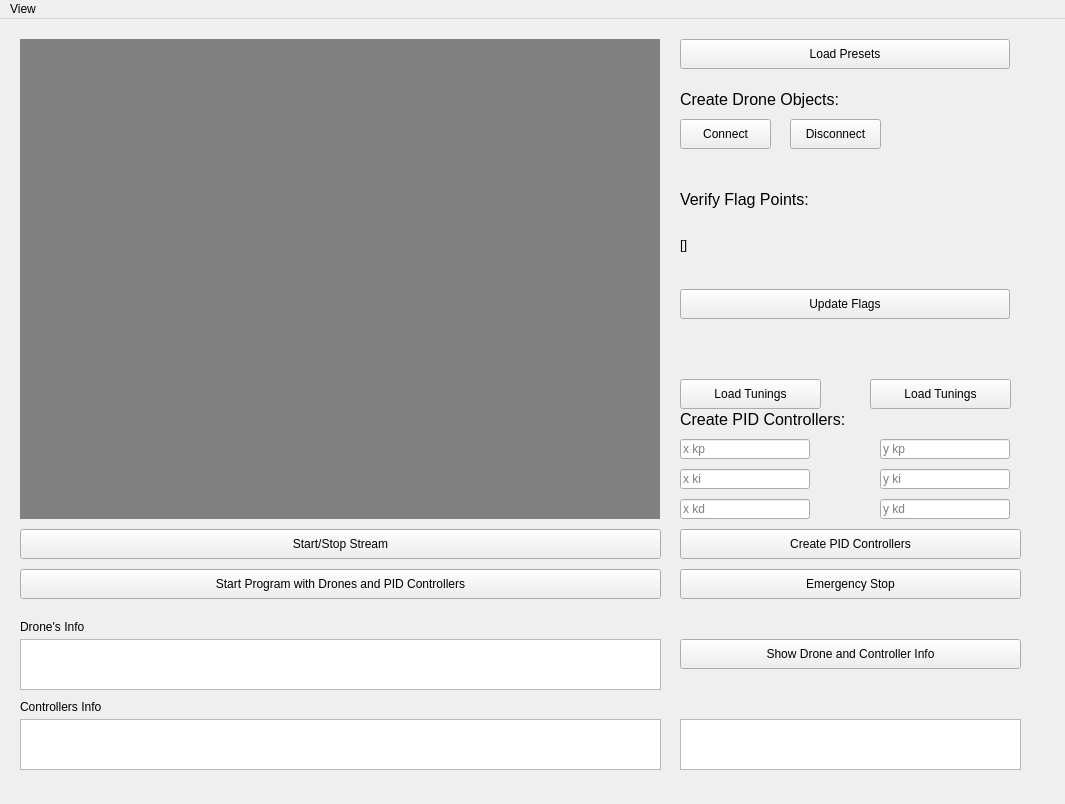
<?xml version="1.0" encoding="UTF-8"?>
<ui version="4.0">
 <class>MainWindow</class>
 <widget class="QMainWindow" name="MainWindow">
  <property name="geometry">
   <rect>
    <x>0</x>
    <y>0</y>
    <width>1065</width>
    <height>804</height>
   </rect>
  </property>
  <property name="windowTitle">
   <string>MainWindow</string>
  </property>
  <widget class="QWidget" name="centralwidget">
   <widget class="QPushButton" name="pushButton_update_flags">
    <property name="geometry">
     <rect>
      <x>680</x>
      <y>270</y>
      <width>330</width>
      <height>30</height>
     </rect>
    </property>
    <property name="text">
     <string>Update Flags</string>
    </property>
   </widget>
   <widget class="QLineEdit" name="lineEdit_x_kd">
    <property name="geometry">
     <rect>
      <x>680</x>
      <y>480</y>
      <width>130</width>
      <height>20</height>
     </rect>
    </property>
    <property name="text">
     <string/>
    </property>
    <property name="placeholderText">
     <string>x kd</string>
    </property>
   </widget>
   <widget class="QPushButton" name="pushButton_create_pid">
    <property name="geometry">
     <rect>
      <x>680</x>
      <y>510</y>
      <width>341</width>
      <height>30</height>
     </rect>
    </property>
    <property name="text">
     <string>Create PID Controllers</string>
    </property>
   </widget>
   <widget class="QPushButton" name="pushButton_program_start">
    <property name="geometry">
     <rect>
      <x>20</x>
      <y>550</y>
      <width>641</width>
      <height>30</height>
     </rect>
    </property>
    <property name="text">
     <string>Start Program with Drones and PID Controllers</string>
    </property>
   </widget>
   <widget class="QLineEdit" name="lineEdit_y_ki">
    <property name="geometry">
     <rect>
      <x>880</x>
      <y>450</y>
      <width>130</width>
      <height>20</height>
     </rect>
    </property>
    <property name="text">
     <string/>
    </property>
    <property name="placeholderText">
     <string>y ki</string>
    </property>
   </widget>
   <widget class="QPushButton" name="pushButton_drone_connect">
    <property name="geometry">
     <rect>
      <x>680</x>
      <y>100</y>
      <width>91</width>
      <height>30</height>
     </rect>
    </property>
    <property name="text">
     <string>Connect</string>
    </property>
   </widget>
   <widget class="QPushButton" name="pushButton_drone_disconnect">
    <property name="geometry">
     <rect>
      <x>790</x>
      <y>100</y>
      <width>91</width>
      <height>30</height>
     </rect>
    </property>
    <property name="text">
     <string>Disconnect</string>
    </property>
   </widget>
   <widget class="QLineEdit" name="lineEdit_y_kd">
    <property name="geometry">
     <rect>
      <x>880</x>
      <y>480</y>
      <width>130</width>
      <height>20</height>
     </rect>
    </property>
    <property name="text">
     <string/>
    </property>
    <property name="placeholderText">
     <string>y kd</string>
    </property>
   </widget>
   <widget class="QLabel" name="label_drone_header">
    <property name="geometry">
     <rect>
      <x>680</x>
      <y>70</y>
      <width>211</width>
      <height>20</height>
     </rect>
    </property>
    <property name="font">
     <font>
      <pointsize>12</pointsize>
     </font>
    </property>
    <property name="text">
     <string>Create Drone Objects: </string>
    </property>
   </widget>
   <widget class="QPushButton" name="pushButton_emergency_stop">
    <property name="geometry">
     <rect>
      <x>680</x>
      <y>550</y>
      <width>341</width>
      <height>30</height>
     </rect>
    </property>
    <property name="text">
     <string>Emergency Stop</string>
    </property>
   </widget>
   <widget class="QPushButton" name="pushButton_load_presets">
    <property name="geometry">
     <rect>
      <x>680</x>
      <y>20</y>
      <width>330</width>
      <height>30</height>
     </rect>
    </property>
    <property name="text">
     <string>Load Presets</string>
    </property>
   </widget>
   <widget class="QLabel" name="label_pid_header">
    <property name="geometry">
     <rect>
      <x>680</x>
      <y>390</y>
      <width>211</width>
      <height>20</height>
     </rect>
    </property>
    <property name="font">
     <font>
      <pointsize>12</pointsize>
     </font>
    </property>
    <property name="text">
     <string>Create PID Controllers:</string>
    </property>
   </widget>
   <widget class="QLineEdit" name="lineEdit_x_ki">
    <property name="geometry">
     <rect>
      <x>680</x>
      <y>450</y>
      <width>130</width>
      <height>20</height>
     </rect>
    </property>
    <property name="text">
     <string/>
    </property>
    <property name="placeholderText">
     <string>x ki</string>
    </property>
   </widget>
   <widget class="QLineEdit" name="lineEdit_x_kp">
    <property name="geometry">
     <rect>
      <x>680</x>
      <y>420</y>
      <width>130</width>
      <height>20</height>
     </rect>
    </property>
    <property name="text">
     <string/>
    </property>
    <property name="placeholderText">
     <string>x kp</string>
    </property>
   </widget>
   <widget class="QLabel" name="label_image">
    <property name="geometry">
     <rect>
      <x>20</x>
      <y>20</y>
      <width>640</width>
      <height>480</height>
     </rect>
    </property>
    <property name="maximumSize">
     <size>
      <width>16777214</width>
      <height>16777215</height>
     </size>
    </property>
    <property name="mouseTracking">
     <bool>false</bool>
    </property>
    <property name="autoFillBackground">
     <bool>false</bool>
    </property>
    <property name="styleSheet">
     <string notr="true">QLabel { background-color : grey; }</string>
    </property>
    <property name="frameShadow">
     <enum>QFrame::Sunken</enum>
    </property>
    <property name="text">
     <string/>
    </property>
    <property name="scaledContents">
     <bool>false</bool>
    </property>
   </widget>
   <widget class="QLabel" name="label_flag_header">
    <property name="geometry">
     <rect>
      <x>680</x>
      <y>170</y>
      <width>211</width>
      <height>20</height>
     </rect>
    </property>
    <property name="font">
     <font>
      <pointsize>12</pointsize>
     </font>
    </property>
    <property name="text">
     <string>Verify Flag Points:</string>
    </property>
   </widget>
   <widget class="QLineEdit" name="lineEdit_y_kp">
    <property name="geometry">
     <rect>
      <x>880</x>
      <y>420</y>
      <width>130</width>
      <height>20</height>
     </rect>
    </property>
    <property name="text">
     <string/>
    </property>
    <property name="placeholderText">
     <string>y kp</string>
    </property>
   </widget>
   <widget class="QLabel" name="label_flags">
    <property name="geometry">
     <rect>
      <x>680</x>
      <y>200</y>
      <width>341</width>
      <height>50</height>
     </rect>
    </property>
    <property name="font">
     <font>
      <pointsize>10</pointsize>
     </font>
    </property>
    <property name="text">
     <string>[]</string>
    </property>
   </widget>
   <widget class="QPushButton" name="pushButton_video_stream">
    <property name="geometry">
     <rect>
      <x>20</x>
      <y>510</y>
      <width>641</width>
      <height>30</height>
     </rect>
    </property>
    <property name="text">
     <string>Start/Stop Stream</string>
    </property>
   </widget>
   <widget class="QTextEdit" name="textEdit_drone_info">
    <property name="geometry">
     <rect>
      <x>20</x>
      <y>620</y>
      <width>641</width>
      <height>51</height>
     </rect>
    </property>
   </widget>
   <widget class="QTextEdit" name="textEdit_controllers_info">
    <property name="geometry">
     <rect>
      <x>20</x>
      <y>700</y>
      <width>641</width>
      <height>51</height>
     </rect>
    </property>
   </widget>
   <widget class="QLabel" name="label_drone_info">
    <property name="geometry">
     <rect>
      <x>20</x>
      <y>600</y>
      <width>71</width>
      <height>16</height>
     </rect>
    </property>
    <property name="text">
     <string>Drone's Info</string>
    </property>
   </widget>
   <widget class="QLabel" name="label_controllers_info">
    <property name="geometry">
     <rect>
      <x>20</x>
      <y>680</y>
      <width>91</width>
      <height>16</height>
     </rect>
    </property>
    <property name="text">
     <string>Controllers Info</string>
    </property>
   </widget>
   <widget class="QPushButton" name="pushButton_show_info">
    <property name="geometry">
     <rect>
      <x>680</x>
      <y>620</y>
      <width>341</width>
      <height>30</height>
     </rect>
    </property>
    <property name="text">
     <string>Show Drone and Controller Info</string>
    </property>
   </widget>
   <widget class="QTextEdit" name="textEdit_navigation_info">
    <property name="geometry">
     <rect>
      <x>680</x>
      <y>700</y>
      <width>341</width>
      <height>51</height>
     </rect>
    </property>
    <property name="html">
     <string>&lt;!DOCTYPE HTML PUBLIC &quot;-//W3C//DTD HTML 4.0//EN&quot; &quot;http://www.w3.org/TR/REC-html40/strict.dtd&quot;&gt;
&lt;html&gt;&lt;head&gt;&lt;meta name=&quot;qrichtext&quot; content=&quot;1&quot; /&gt;&lt;style type=&quot;text/css&quot;&gt;
p, li { white-space: pre-wrap; }
&lt;/style&gt;&lt;/head&gt;&lt;body style=&quot; font-family:'MS Shell Dlg 2'; font-size:8.25pt; font-weight:400; font-style:normal;&quot;&gt;
&lt;p style=&quot;-qt-paragraph-type:empty; margin-top:0px; margin-bottom:0px; margin-left:0px; margin-right:0px; -qt-block-indent:0; text-indent:0px; font-size:7.8pt;&quot;&gt;&lt;br /&gt;&lt;/p&gt;&lt;/body&gt;&lt;/html&gt;</string>
    </property>
   </widget>
   <widget class="QPushButton" name="pushButton_save_tunings">
    <property name="geometry">
     <rect>
      <x>870</x>
      <y>360</y>
      <width>141</width>
      <height>30</height>
     </rect>
    </property>
    <property name="text">
     <string>Load Tunings</string>
    </property>
   </widget>
   <widget class="QPushButton" name="pushButton_load_tunings">
    <property name="geometry">
     <rect>
      <x>680</x>
      <y>360</y>
      <width>141</width>
      <height>30</height>
     </rect>
    </property>
    <property name="text">
     <string>Load Tunings</string>
    </property>
   </widget>
  </widget>
  <widget class="QMenuBar" name="menuBar">
   <property name="geometry">
    <rect>
     <x>0</x>
     <y>0</y>
     <width>1065</width>
     <height>21</height>
    </rect>
   </property>
   <widget class="QMenu" name="menuView">
    <property name="title">
     <string>View</string>
    </property>
    <addaction name="action_single"/>
   </widget>
   <addaction name="menuView"/>
  </widget>
  <action name="action_single">
   <property name="text">
    <string>Single</string>
   </property>
  </action>
 </widget>
 <tabstops>
  <tabstop>pushButton_load_presets</tabstop>
  <tabstop>pushButton_drone_connect</tabstop>
  <tabstop>pushButton_drone_disconnect</tabstop>
  <tabstop>pushButton_update_flags</tabstop>
  <tabstop>lineEdit_x_kp</tabstop>
  <tabstop>lineEdit_y_kp</tabstop>
  <tabstop>lineEdit_x_ki</tabstop>
  <tabstop>lineEdit_y_ki</tabstop>
  <tabstop>lineEdit_x_kd</tabstop>
  <tabstop>lineEdit_y_kd</tabstop>
  <tabstop>pushButton_create_pid</tabstop>
  <tabstop>pushButton_video_stream</tabstop>
  <tabstop>pushButton_program_start</tabstop>
  <tabstop>pushButton_emergency_stop</tabstop>
  <tabstop>pushButton_show_info</tabstop>
  <tabstop>textEdit_drone_info</tabstop>
  <tabstop>textEdit_controllers_info</tabstop>
  <tabstop>textEdit_navigation_info</tabstop>
 </tabstops>
 <resources/>
 <connections/>
</ui>
